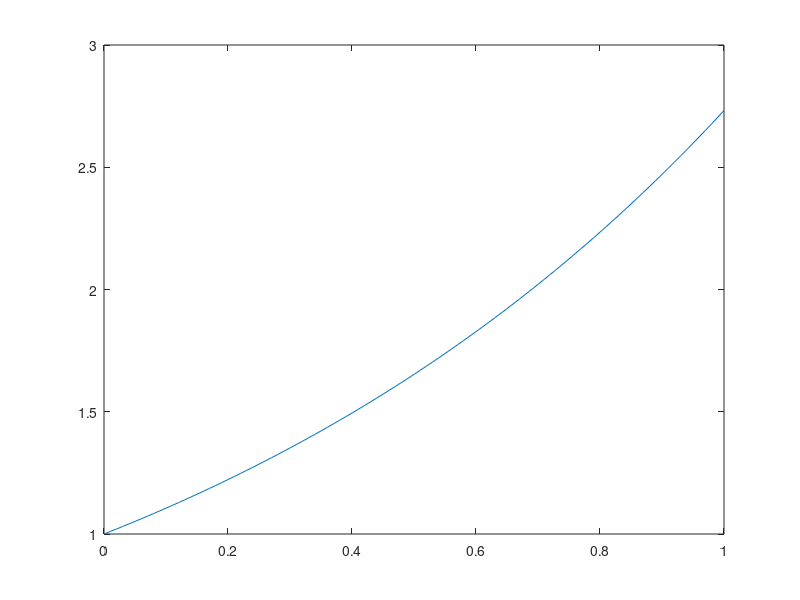

Write the MATLAB code that produced this figure.
global H = 0.01;

function y = fe(x)
  global H;
  n = length (x);
  y(1) = 1;
  for i=2:n
    y(i) = (1+H)*y(i-1);
  end
end

x = [0:H:1];
plot ( x, fe(x) )

function y = fi(x)
  global H;
  n = length (x);
  y (1) = 1;
  for i=2:n
    y(i) = y(i-1)/(1-H);
  end
end

x = [0:H:1];
plot ( x, fi(x) )

